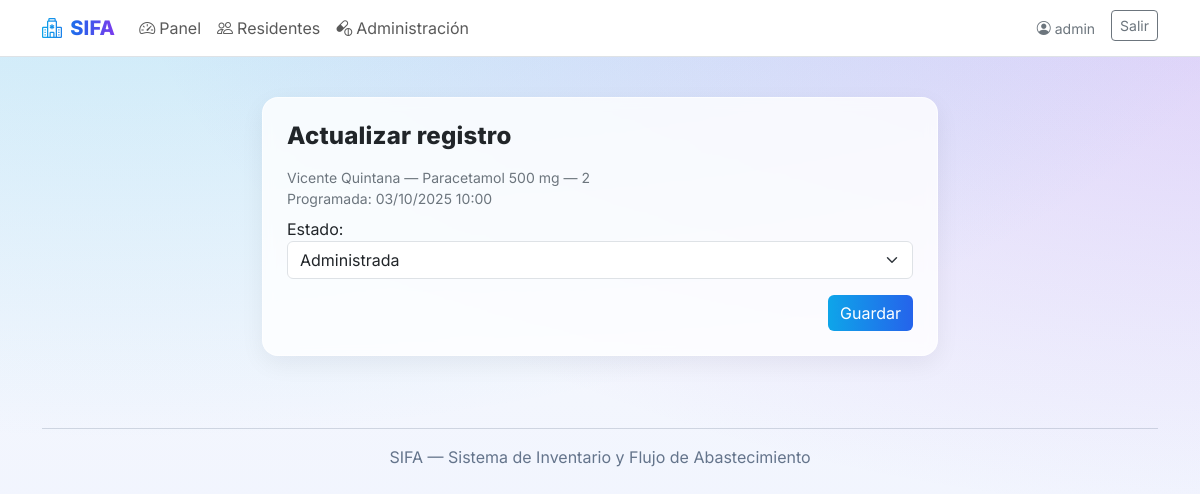
Page /administracion/marcar/19/ (signed in) on the committed database.
### landing/models.py (models this page shows, shortened)
class Administracion(models.Model):
    class Estado(models.TextChoices):
        PENDIENTE = "PENDIENTE", "Pendiente"
        DADA = "DADA", "Administrada"
        OMITIDA = "OMITIDA", "Omitida"
        RECHAZADA = "RECHAZADA", "Rechazada"
    orden = models.ForeignKey(OrdenMedicamento, on_delete=models.PROTECT, related_name="administraciones")
    residente = models.ForeignKey(Residente, on_delete=models.CASCADE)
    programada_para = models.DateTimeField()                 # fecha/hora prevista
    registrada_en = models.DateTimeField(auto_now_add=True)
    estado = models.CharField(max_length=12, choices=Estado.choices, default=Estado.PENDIENTE)
    cantidad_administrada = models.DecimalField(max_digits=10, decimal_places=3, null=True, blank=True,
                                                validators=[MinValueValidator(0)])
    observacion = models.TextField(blank=True)
    realizada_por = models.ForeignKey(settings.AUTH_USER_MODEL, on_delete=models.PROTECT,
                                      null=True, blank=True)
    class Meta:
        indexes = [models.Index(fields=["programada_para", "residente"])]

class Residente(models.Model):
    class Sexo(models.TextChoices):
        M = "M", "Masculino"
        F = "F", "Femenino"
        O = "O", "Otro/ND"
    nombre_completo = models.CharField(max_length=160)
    rut = models.CharField(max_length=20, unique=True)
    fecha_nacimiento = models.DateField(null=True, blank=True)
    sexo = models.CharField(max_length=1, choices=Sexo.choices, default=Sexo.O)
    alergias = models.TextField(blank=True)
    activo = models.BooleanField(default=True)

class OrdenMedicamento(models.Model):
    receta = models.ForeignKey(Receta, on_delete=models.CASCADE, related_name="ordenes")
    producto = models.ForeignKey(Producto, on_delete=models.PROTECT)
    dosis = models.CharField(max_length=60)  # ej: "1 tableta", "5 ml"
    via = models.CharField(max_length=40, blank=True)
    indicaciones = models.TextField(blank=True)
    activo = models.BooleanField(default=True)
    stock_asignado = models.PositiveIntegerField(default=0)  # stock actual
    stock_critico = models.PositiveIntegerField(default=0)
    alerta_enviada = models.BooleanField(default=False)

class Producto(models.Model):
    nombre = models.CharField(max_length=160)
    potencia = models.CharField(max_length=60, blank=True)  # ej: 500 mg
    forma = models.CharField(max_length=40, blank=True)     # tableta, jarabe, etc.

### landing/views.py (the view, shortened to what this page needs)
# urls.py: path('administracion/marcar/<int:admin_id>/', views.admin_marcar, name='admin_marcar'),
@login_required
def admin_marcar(request, admin_id):
    evento = get_object_or_404(Administracion, pk=admin_id)
    old = evento.estado
    form = AdminMarcarForm(request.POST or None, instance=evento)
    return render(request, 'landing/admin_marcar.html', {'evento': evento, 'form': form})

### landing/forms.py
class AdminMarcarForm(forms.ModelForm):
    class Meta:
        model = Administracion
        fields = ['estado','cantidad_administrada','observacion'] if hasattr(Administracion, 'cantidad_administrada') else ['estado']
        widgets = {
            'estado': forms.Select(attrs={'class': 'form-select'}),
        }

### landing/templates/landing/admin_marcar.html (shortened to what this page needs)
{% extends 'base.html' %}
{% block content %}
<div class="container py-4" style="max-width:700px;">
  <div class="glass-card p-4">
    <h4 class="page-title mb-3">Actualizar registro</h4>
    <div class="mb-2 text-secondary small">
      {{ evento.residente.nombre_completo }} — {{ evento.orden.producto.nombre }} {{ evento.orden.producto.potencia }} — {{ evento.orden.dosis }}
      <div>Programada: {{ evento.programada_para|date:"d/m/Y H:i" }}</div>
    </div>
    <form method="post" class="row g-3">
      <div class="col-12">{{ form.estado.label_tag }} {{ form.estado }}</div>
      <div class="col-12 text-end"><button class="btn btn-gradient">Guardar</button></div>
    </form>
  </div>
</div>
{% endblock %}

### landing/templates/base.html (shortened to what this page needs)
<!doctype html>
<html lang="es" data-bs-theme="light">
<head>
  <link href="https://cdn.jsdelivr.net/npm/bootstrap@5.3.3/dist/css/bootstrap.min.css" rel="stylesheet">
  <link href="https://cdn.jsdelivr.net/npm/bootstrap-icons@1.11.3/font/bootstrap-icons.css" rel="stylesheet">
</head>
<body>
<nav class="navbar navbar-expand-lg bg-white border-bottom sticky-top">
  <div class="container">
    <a class="navbar-brand nav-brand" href="{% url 'home_public' %}">
      <i class="bi bi-hospital me-2"></i>SIFA
    </a>
    <div id="topnav" class="collapse navbar-collapse">
      <ul class="navbar-nav me-auto mb-2 mb-lg-0">
        {% if user.is_authenticated %}
          <li class="nav-item"><a class="nav-link" href="{% url 'dashboard' %}"><i class="bi bi-speedometer2 me-1"></i>Panel</a></li>
          <li class="nav-item"><a class="nav-link" href="{% url 'residente_list' %}"><i class="bi bi-people me-1"></i>Residentes</a></li>
          <li class="nav-item"><a class="nav-link" href="{% url 'admin_list_hoy' %}"><i class="bi bi-capsule-pill me-1"></i>Administración</a></li>
        {% else %}
          <li class="nav-item"><a class="nav-link" href="#como">Cómo funciona</a></li>
          <li class="nav-item"><a class="nav-link" href="#beneficios">Beneficios</a></li>
          <li class="nav-item"><a class="nav-link" href="#contacto">Contacto</a></li>
        {% endif %}
      </ul>
      <div class="d-flex gap-2">
  {% if user.is_authenticated %}
    <span class="navbar-text me-2 small text-secondary">
      <i class="bi bi-person-circle me-1"></i>{{ user.get_full_name|default:user.username }}
    </span>
    <form method="post" action="{% url 'logout' %}" class="d-inline">
      <button class="btn btn-outline-secondary btn-sm" type="submit">Salir</button>
    </form>
  {% else %}
    <a class="btn btn-gradient btn-sm px-3" href="{% url 'login' %}">Entrar</a>
  {% endif %}
</div>
    </div>
  </div>
</nav>
{% block content %}{% endblock %}
<footer class="container my-5 text-center footer-small">
  <hr>
  <div>SIFA — Sistema de Inventario y Flujo de Abastecimiento</div>
</footer>
</body>
</html>

### landing/templates/base.html (style rules this page uses)
:root { --brand-1:#0ea5e9; --brand-2:#2563eb; --brand-3:#7c3aed; }
html,body { height:100%; }
body { font-family: Inter, system-ui, -apple-system, Segoe UI, Roboto, "Helvetica Neue", Arial, "Noto Sans", "Liberation Sans", sans-serif; background: radial-gradient(1200px 600px at 10% -20%, rgba(14,165,233,.25), rgba(14,165,233,0)), radial-gradient(1200px 600px at 110% -10%, rgba(124,58,237,.25), rgba(124,58,237,0)), linear-gradient(180deg, #f8fafc 0, #eef2ff 100%); background-attachment: fixed; }
.nav-brand { font-weight:800; letter-spacing:.2px; background: linear-gradient(90deg,var(--brand-1),var(--brand-2),var(--brand-3)); -webkit-background-clip:text; background-clip:text; color:transparent; }
.glass-card { background: rgba(255,255,255,.8); border: 1px solid rgba(255,255,255,.6); box-shadow: 0 8px 24px rgba(16,24,40,.06); backdrop-filter: blur(6px); border-radius: 16px; }
.page-title { font-weight:800; letter-spacing:.2px; }
.btn-gradient { background: linear-gradient(90deg,var(--brand-1),var(--brand-2)); color:#fff; border:0; }
.footer-small { color:#64748b }

### rows in the picture
Administracion: residente.nombre_completo "Vicente Quintana", orden.producto.nombre "Paracetamol", orden.producto.potencia "500 mg", orden.dosis "2", programada_para "03/10/2025 10:00", estado "Administrada"

### other values in the picture
{{ user.get_full_name|default:user.username }} "admin"
